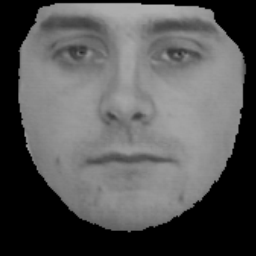
#> input picture Assignment 2/face_data/face001.bmp, 256 x 256 px; its folder holds only this picture in this run
$ jupyter execute --allow-errors 'HW2 - PCA.ipynb'   (shell and % lines are left out)
#> lines starting #> are read from the running program, lines starting #| are printed output that depends on the picture
Importing Libraries

[cell 1]
import numpy as np
import plotly.io as pio
import plotly.graph_objs as go
from PIL import Image
from skimage import color
from plotly import subplots
from sklearn.preprocessing import normalize
import matplotlib.pyplot as plt
import glob

Loading the face image data

[cell 2]
face_images = glob.glob('face_data/*.bmp')
len(face_images)

Flatten row vector and combine data

[cell 3]
images_open = []
images_flatten = []

for i in face_images:
    images_open.append(np.array(Image.open(i)))

for i in images_open:
    images_flatten.append(np.asarray([i.flatten()]))
#> this loop made 1 pass
#> after the loop, images_flatten = 1 item

Split data into training set and testing set - training length is 157, testing length is 20

[cell 4]
Image_flat_train, Image_flat_test = images_flatten[:157], images_flatten[157:]
#> Image_flat_test = []
len(Image_flat_test)
#> Out = 0

Compute mean image of the training set

#> (a cell that did not finish here is left out)

Compute covariance matrix

[cell 6]
#size is -> size_train * size_train
size_train = len(Image_flat_train)
#> size_train = 1
#> (the rest of this cell did not finish here and is left out)

Eigen decomposition

#> (a cell that did not finish here is left out)

Top K eigenvectors based on the K largest eigenvalues where K = 30

#> (a cell that did not finish here is left out)

Find Eigenfaces

#> (a cell that did not finish here is left out)

Normalize the eigenfaces

#> (a cell that did not finish here is left out)

Display the eigenface images

#> (a cell that did not finish here is left out)

Reconstruct face images

#> (a cell that did not finish here is left out)

Show 5 testing images

#> (a cell that did not finish here is left out)

Reshape and display the 5 reconstructed face

#> (a cell that did not finish here is left out)

Compute the error value

#> (a cell that did not finish here is left out)

Trying different numbers of K - 10,30,50,100,150

[cell 16]
errors = []
PC = []
K_val = [10,30,50,100,150]

#> (the rest of this cell did not finish here and is left out)

Plotting the curve

[cell 17]
x = PC
y = errors[::-1]

# plotting the points
plt.plot(x , y , marker='o')

plt.xlabel('PC')
plt.ylabel('errors')
plt.title('Errors')
plt.show()
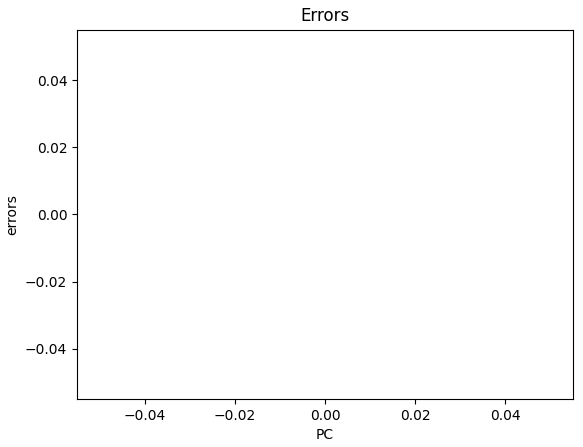
#> figure drawn by matplotlib, 1 panel
